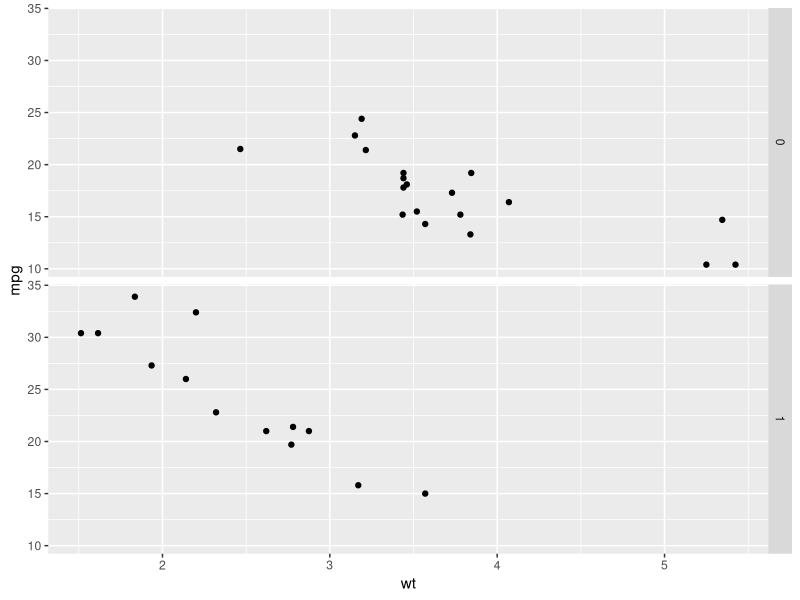
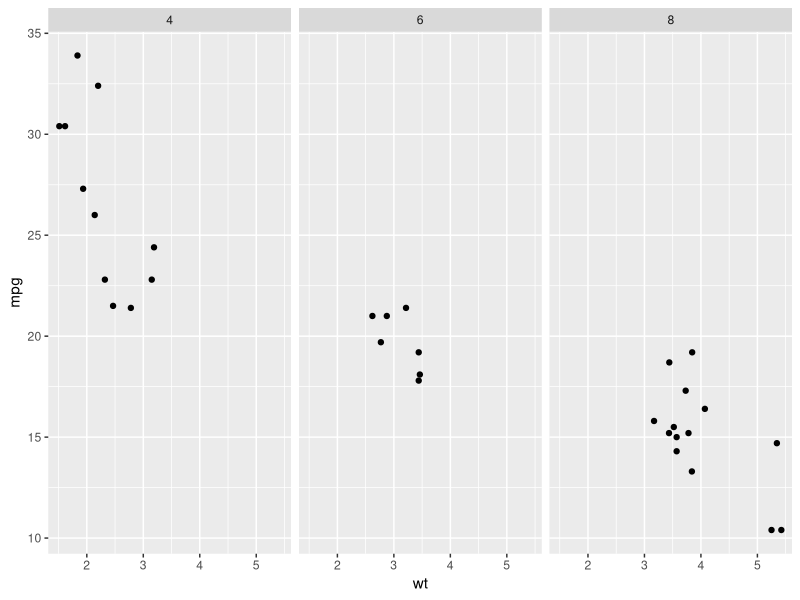
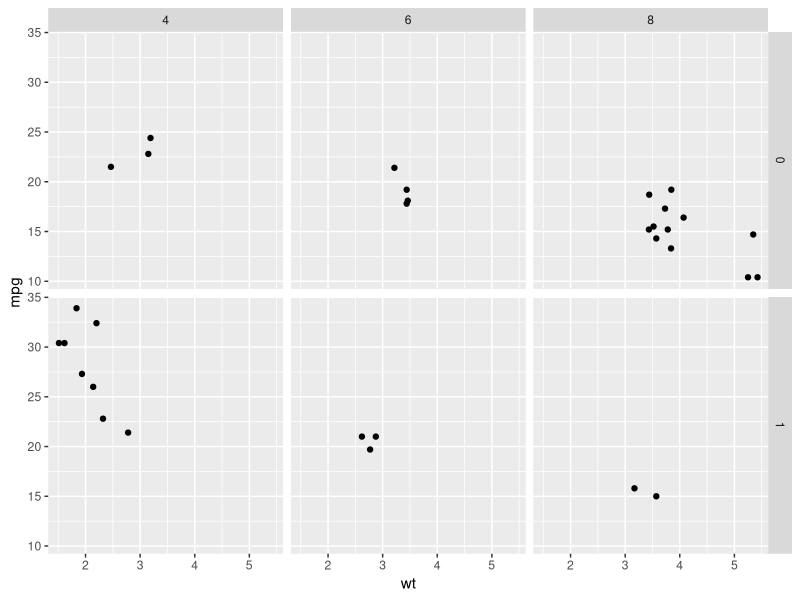

Source code (R) for these figures, in order: (Note: this script raises an error after producing the figures.)
## ---- chunk 1
# Load the libraries
library(ggplot2)
## ---- chunk 2
# Facet the plot in a grid, with each am value in its own row.
ggplot(mtcars, aes(wt, mpg)) + 
  geom_point() +
  # Facet rows by am
  facet_grid(rows = vars(am))
## ---- chunk 3
# Facet the plot in a grid, with each cyl value in its own column.
ggplot(mtcars, aes(wt, mpg)) + 
  geom_point() +
  # Facet columns by cyl
  facet_grid(cols = vars(cyl))
## ---- chunk 4
# Facet the plot in a grid, with each am value in its own row and each cyl 
# value in its own column.
ggplot(mtcars, aes(wt, mpg)) + 
  geom_point() +
  # Facet rows by am and columns by cyl
  facet_grid(rows = vars(am),
  cols = vars(cyl))
## ---- chunk 5
# Combine fcyl and fam into a single interaction variable, fcyl_fam
mtcars$fcyl_fam <- interaction(mtcars$fcyl, mtcars$fam)

# Color the points by fcyl_fam
ggplot(mtcars, aes(x = wt, y = mpg, colour = fcyl_fam)) +
  geom_point() +
  # Use a paired color palette
  scale_color_brewer(palette = "Paired")
## ---- chunk 6
# Update the plot to map disp to size
ggplot(mtcars, aes(x = wt, y = mpg, color = fcyl_fam, size = disp)) +
  geom_point() +
  scale_color_brewer(palette = "Paired")
## ---- chunk 7
# Update the plot
ggplot(mtcars, aes(x = wt, y = mpg, color = fcyl_fam, size = disp)) +
  geom_point() +
  scale_color_brewer(palette = "Paired") +
  # Grid facet on gear and vs
  facet_grid(rows = vars(gear), 
  cols = vars(vs))
## ---- chunk 8
# Plot wt by mpg
ggplot(mtcars, aes(wt, mpg)) +
  geom_point() +
  # The default is label_value
  facet_grid(cols = vars(cyl))

# Plot wt by mpg
ggplot(mtcars, aes(wt, mpg)) +
  geom_point() +
  # Displaying both the values and the variables
  facet_grid(cols = vars(cyl), labeller = label_both)

# Plot wt by mpg
ggplot(mtcars, aes(wt, mpg)) +
  geom_point() +
  # Label context
  facet_grid(cols = vars(cyl), labeller = label_context)

# Plot wt by mpg
ggplot(mtcars, aes(wt, mpg)) +
  geom_point() +
  # Two variables
  facet_grid(cols = vars(vs, cyl), labeller = label_context)
## ---- chunk 9
# Make factor, set proper labels explictly
mtcars$fam <- factor(mtcars$am, labels = c(`0` = "Automatic",
                                           `1` = "Manual"))

# Default order is alphabetical
ggplot(mtcars, aes(wt, mpg)) +
  geom_point() +
  facet_grid(cols = vars(fam))
## ---- chunk 10

# Manually set the label order
mtcars$fam <- factor(mtcars$am,
                     levels = c(1, 0),
                     labels = c("manual",
                      "automatic"))

# View again
ggplot(mtcars, aes(wt, mpg)) +
  geom_point() +
  facet_grid(cols = vars(fam))
## ---- chunk 11
ggplot(mtcars, aes(wt, mpg)) +
  geom_point() + 
  # Facet columns by cyl 
  facet_grid(cols = vars(cyl))

ggplot(mtcars, aes(wt, mpg)) +
  geom_point() + 
  # Update the faceting to free the x-axis scales
  facet_grid(cols = vars(cyl),
  scales = "free_x")

ggplot(mtcars, aes(wt, mpg)) +
  geom_point() + 
  # Swap cols for rows; free the y-axis scales
  facet_grid(rows = vars(cyl), scales = "free_y")
## ---- chunk 12
# Make rownames into a column as we will be using it for colour aes
mtcars <- tibble::rownames_to_column(mtcars, "car")

ggplot(mtcars, aes(x = mpg, y = car, color = fam)) +
  geom_point() +
  # Facet rows by gear
  facet_grid(rows = vars(gear))

ggplot(mtcars, aes(x = mpg, y = car, color = fam)) +
  geom_point() +
  # Free the y scales and space to remove blank lines
  facet_grid(rows = vars(gear),
  scales = "free_y",
  space = "free_y")
